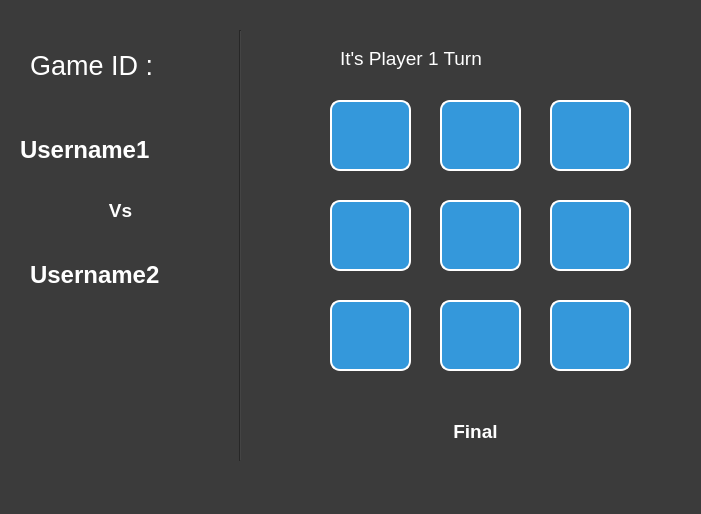
<?xml version="1.0" encoding="UTF-8"?>
<ui version="4.0">
 <class>ReplayGameWindow</class>
 <widget class="QDialog" name="ReplayGameWindow">
  <property name="geometry">
   <rect>
    <x>0</x>
    <y>0</y>
    <width>701</width>
    <height>514</height>
   </rect>
  </property>
  <property name="windowTitle">
   <string>Dialog</string>
  </property>
  <property name="styleSheet">
   <string notr="true">background-color: rgb(59, 59, 59);</string>
  </property>
  <widget class="QLabel" name="gameStatus">
   <property name="geometry">
    <rect>
     <x>300</x>
     <y>420</y>
     <width>351</width>
     <height>51</height>
    </rect>
   </property>
   <property name="styleSheet">
    <string notr="true">color: rgb(255, 255, 255);</string>
   </property>
   <property name="text">
    <string>&lt;html&gt;&lt;head/&gt;&lt;body&gt;&lt;p align=&quot;center&quot;&gt;&lt;span style=&quot; font-size:14pt; font-weight:700; color:#ffffff;&quot;&gt;Final&lt;/span&gt;&lt;/p&gt;&lt;p align=&quot;center&quot;&gt;&lt;span style=&quot; color:#ffffff;&quot;&gt;&lt;br/&gt;&lt;/span&gt;&lt;/p&gt;&lt;/body&gt;&lt;/html&gt;</string>
   </property>
  </widget>
  <widget class="QPushButton" name="btn1">
   <property name="geometry">
    <rect>
     <x>330</x>
     <y>100</y>
     <width>81</width>
     <height>71</height>
    </rect>
   </property>
   <property name="sizeIncrement">
    <size>
     <width>0</width>
     <height>0</height>
    </size>
   </property>
   <property name="styleSheet">
    <string notr="true">QPushButton {
	font: 700 30pt &quot;Segoe UI&quot;;
    background-color: #3498db; /* Background color */
    color: #ffffff;            /* Text color */
    border: 2px solid #ffffff; /* Border color and width */
    border-radius: 10px;       /* Edges sharpness */
    padding: 5px;              /* Padding for better spacing */

}</string>
   </property>
   <property name="text">
    <string/>
   </property>
  </widget>
  <widget class="QPushButton" name="btn4">
   <property name="geometry">
    <rect>
     <x>330</x>
     <y>200</y>
     <width>81</width>
     <height>71</height>
    </rect>
   </property>
   <property name="sizeIncrement">
    <size>
     <width>0</width>
     <height>0</height>
    </size>
   </property>
   <property name="styleSheet">
    <string notr="true">QPushButton {
	font: 700 30pt &quot;Segoe UI&quot;;
    background-color: #3498db; /* Background color */
    color: #ffffff;            /* Text color */
    border: 2px solid #ffffff; /* Border color and width */
    border-radius: 10px;       /* Edges sharpness */
    padding: 5px;              /* Padding for better spacing */

}</string>
   </property>
   <property name="text">
    <string/>
   </property>
  </widget>
  <widget class="Line" name="line">
   <property name="geometry">
    <rect>
     <x>230</x>
     <y>30</y>
     <width>20</width>
     <height>431</height>
    </rect>
   </property>
   <property name="orientation">
    <enum>Qt::Vertical</enum>
   </property>
  </widget>
  <widget class="QPushButton" name="btn3">
   <property name="geometry">
    <rect>
     <x>550</x>
     <y>100</y>
     <width>81</width>
     <height>71</height>
    </rect>
   </property>
   <property name="sizeIncrement">
    <size>
     <width>0</width>
     <height>0</height>
    </size>
   </property>
   <property name="styleSheet">
    <string notr="true">QPushButton {
	font: 700 30pt &quot;Segoe UI&quot;;
    background-color: #3498db; /* Background color */
    color: #ffffff;            /* Text color */
    border: 2px solid #ffffff; /* Border color and width */
    border-radius: 10px;       /* Edges sharpness */
    padding: 5px;              /* Padding for better spacing */

}</string>
   </property>
   <property name="text">
    <string/>
   </property>
  </widget>
  <widget class="QLabel" name="playerturn">
   <property name="geometry">
    <rect>
     <x>340</x>
     <y>40</y>
     <width>251</width>
     <height>51</height>
    </rect>
   </property>
   <property name="toolTip">
    <string>&lt;html&gt;&lt;head/&gt;&lt;body&gt;&lt;p&gt;&lt;span style=&quot; font-size:14pt; font-weight:700;&quot;/&gt;&lt;/p&gt;&lt;/body&gt;&lt;/html&gt;</string>
   </property>
   <property name="styleSheet">
    <string notr="true">color: rgb(255, 255, 255);</string>
   </property>
   <property name="text">
    <string>&lt;html&gt;&lt;head/&gt;&lt;body&gt;&lt;p&gt;&lt;span style=&quot; font-size:14pt; color:#ffffff;&quot;&gt;It's Player 1 Turn&lt;br/&gt;&lt;/span&gt;&lt;/p&gt;&lt;/body&gt;&lt;/html&gt;</string>
   </property>
  </widget>
  <widget class="QLabel" name="player2name">
   <property name="geometry">
    <rect>
     <x>30</x>
     <y>250</y>
     <width>171</width>
     <height>51</height>
    </rect>
   </property>
   <property name="toolTip">
    <string>&lt;html&gt;&lt;head/&gt;&lt;body&gt;&lt;p&gt;&lt;span style=&quot; font-size:16pt; font-weight:700;&quot;/&gt;&lt;/p&gt;&lt;/body&gt;&lt;/html&gt;</string>
   </property>
   <property name="styleSheet">
    <string notr="true">color: rgb(255, 255, 255);</string>
   </property>
   <property name="text">
    <string>&lt;html&gt;&lt;head/&gt;&lt;body&gt;&lt;p&gt;&lt;span style=&quot; font-size:18pt; font-weight:700; color:#ffffff;&quot;&gt;Username2&lt;/span&gt;&lt;/p&gt;&lt;/body&gt;&lt;/html&gt;</string>
   </property>
  </widget>
  <widget class="QPushButton" name="btn7">
   <property name="geometry">
    <rect>
     <x>330</x>
     <y>300</y>
     <width>81</width>
     <height>71</height>
    </rect>
   </property>
   <property name="sizeIncrement">
    <size>
     <width>0</width>
     <height>0</height>
    </size>
   </property>
   <property name="styleSheet">
    <string notr="true">QPushButton {
	font: 700 30pt &quot;Segoe UI&quot;;
    background-color: #3498db; /* Background color */
    color: #ffffff;            /* Text color */
    border: 2px solid #ffffff; /* Border color and width */
    border-radius: 10px;       /* Edges sharpness */
    padding: 5px;              /* Padding for better spacing */

}</string>
   </property>
   <property name="text">
    <string/>
   </property>
  </widget>
  <widget class="QPushButton" name="btn6">
   <property name="geometry">
    <rect>
     <x>550</x>
     <y>200</y>
     <width>81</width>
     <height>71</height>
    </rect>
   </property>
   <property name="sizeIncrement">
    <size>
     <width>0</width>
     <height>0</height>
    </size>
   </property>
   <property name="styleSheet">
    <string notr="true">QPushButton {
	font: 700 30pt &quot;Segoe UI&quot;;
    background-color: #3498db; /* Background color */
    color: #ffffff;            /* Text color */
    border: 2px solid #ffffff; /* Border color and width */
    border-radius: 10px;       /* Edges sharpness */
    padding: 5px;              /* Padding for better spacing */

}</string>
   </property>
   <property name="text">
    <string/>
   </property>
  </widget>
  <widget class="QPushButton" name="btn5">
   <property name="geometry">
    <rect>
     <x>440</x>
     <y>200</y>
     <width>81</width>
     <height>71</height>
    </rect>
   </property>
   <property name="sizeIncrement">
    <size>
     <width>0</width>
     <height>0</height>
    </size>
   </property>
   <property name="styleSheet">
    <string notr="true">QPushButton {
	font: 700 30pt &quot;Segoe UI&quot;;
    background-color: #3498db; /* Background color */
    color: #ffffff;            /* Text color */
    border: 2px solid #ffffff; /* Border color and width */
    border-radius: 10px;       /* Edges sharpness */
    padding: 5px;              /* Padding for better spacing */

}</string>
   </property>
   <property name="text">
    <string/>
   </property>
  </widget>
  <widget class="QPushButton" name="btn2">
   <property name="geometry">
    <rect>
     <x>440</x>
     <y>100</y>
     <width>81</width>
     <height>71</height>
    </rect>
   </property>
   <property name="sizeIncrement">
    <size>
     <width>0</width>
     <height>0</height>
    </size>
   </property>
   <property name="styleSheet">
    <string notr="true">QPushButton {
	font: 700 30pt &quot;Segoe UI&quot;;
    background-color: #3498db; /* Background color */
    color: #ffffff;            /* Text color */
    border: 2px solid #ffffff; /* Border color and width */
    border-radius: 10px;       /* Edges sharpness */
    padding: 5px;              /* Padding for better spacing */

}</string>
   </property>
   <property name="text">
    <string/>
   </property>
  </widget>
  <widget class="QPushButton" name="btn9">
   <property name="geometry">
    <rect>
     <x>550</x>
     <y>300</y>
     <width>81</width>
     <height>71</height>
    </rect>
   </property>
   <property name="sizeIncrement">
    <size>
     <width>0</width>
     <height>0</height>
    </size>
   </property>
   <property name="autoFillBackground">
    <bool>false</bool>
   </property>
   <property name="styleSheet">
    <string notr="true">QPushButton {
	font: 700 30pt &quot;Segoe UI&quot;;
    background-color: #3498db; /* Background color */
    color: #ffffff;            /* Text color */
    border: 2px solid #ffffff; /* Border color and width */
    border-radius: 10px;       /* Edges sharpness */
    padding: 5px;              /* Padding for better spacing */

}</string>
   </property>
   <property name="text">
    <string/>
   </property>
  </widget>
  <widget class="QPushButton" name="btn8">
   <property name="geometry">
    <rect>
     <x>440</x>
     <y>300</y>
     <width>81</width>
     <height>71</height>
    </rect>
   </property>
   <property name="sizeIncrement">
    <size>
     <width>0</width>
     <height>0</height>
    </size>
   </property>
   <property name="styleSheet">
    <string notr="true">QPushButton {
	font: 700 30pt &quot;Segoe UI&quot;;
    background-color: #3498db; /* Background color */
    color: #ffffff;            /* Text color */
    border: 2px solid #ffffff; /* Border color and width */
    border-radius: 10px;       /* Edges sharpness */
    padding: 5px;              /* Padding for better spacing */

}</string>
   </property>
   <property name="text">
    <string/>
   </property>
  </widget>
  <widget class="QLabel" name="label_3">
   <property name="geometry">
    <rect>
     <x>100</x>
     <y>180</y>
     <width>41</width>
     <height>61</height>
    </rect>
   </property>
   <property name="styleSheet">
    <string notr="true">color: rgb(255, 255, 255);</string>
   </property>
   <property name="text">
    <string>&lt;html&gt;&lt;head/&gt;&lt;body&gt;&lt;p align=&quot;center&quot;&gt;&lt;span style=&quot; font-size:14pt; font-weight:700; color:#ffffff;&quot;&gt;Vs&lt;/span&gt;&lt;/p&gt;&lt;/body&gt;&lt;/html&gt;</string>
   </property>
  </widget>
  <widget class="QLabel" name="player1name">
   <property name="geometry">
    <rect>
     <x>20</x>
     <y>130</y>
     <width>171</width>
     <height>41</height>
    </rect>
   </property>
   <property name="toolTip">
    <string>&lt;html&gt;&lt;head/&gt;&lt;body&gt;&lt;p&gt;&lt;span style=&quot; font-size:16pt; font-weight:700;&quot;/&gt;&lt;/p&gt;&lt;/body&gt;&lt;/html&gt;</string>
   </property>
   <property name="styleSheet">
    <string notr="true">color: rgb(255, 255, 255);</string>
   </property>
   <property name="text">
    <string>&lt;html&gt;&lt;head/&gt;&lt;body&gt;&lt;p&gt;&lt;span style=&quot; font-size:18pt; font-weight:700; color:#ffffff;&quot;&gt;Username1&lt;/span&gt;&lt;/p&gt;&lt;/body&gt;&lt;/html&gt;</string>
   </property>
  </widget>
  <widget class="QLabel" name="game_id_label">
   <property name="geometry">
    <rect>
     <x>30</x>
     <y>40</y>
     <width>171</width>
     <height>51</height>
    </rect>
   </property>
   <property name="styleSheet">
    <string notr="true">color: rgb(255, 255, 255);</string>
   </property>
   <property name="text">
    <string>&lt;html&gt;&lt;head/&gt;&lt;body&gt;&lt;p&gt;&lt;span style=&quot; font-size:20pt; color:#ffffff;&quot;&gt;Game ID :&lt;/span&gt;&lt;/p&gt;&lt;/body&gt;&lt;/html&gt;</string>
   </property>
  </widget>
 </widget>
 <resources/>
 <connections/>
</ui>
